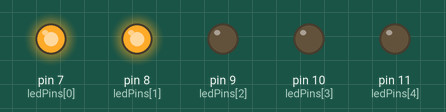
This sketch was run on a simulated Arduino Uno, built with avr-gcc and run on an emulated ATmega328P. On the bench: output pins drawn as LEDs (lit = HIGH).

Above: at 0.1 s.
Timing chart, 0 to 1.6 s (numbered marks = the images above):
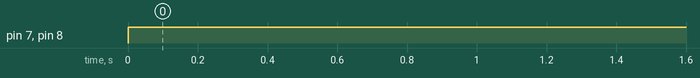

The sketch:

DeviceStateIndicator.ino
```cpp
const int ledPins[] = {7, 8, 9, 10, 11};

const int numberOfPins =sizeof(ledPins) / sizeof(ledPins[0]);


enum class NodeState : uint8_t {
  STATE_BOOTING = 0,
  STATE_READY = 1,
  STATE_CLEAR = 2,
  STATE_CAUTION = 3,
  STATE_OBJECT_NEAR = 4,
  STATE_SENSOR_ERROR = 5,
  STATE_NETWORK_ERROR = 6,
  STATE_OFFLINE = 7,
};

void displayState(NodeState state) {
  uint8_t code = static_cast<uint8_t>(state);
  for (int bit = 0; bit < numberOfPins; bit++) {
    bool bitStatus = bitRead(code, bit);

    digitalWrite(ledPins[bit], bitStatus);
  }
}


void setup() {
  // put your setup code here, to run once:
  for (int i = 0; i < numberOfPins; i++) {
    pinMode(ledPins[i], OUTPUT);
  }

}

void loop() {
  // put your main code here, to run repeatedly:
  NodeState obj = NodeState::STATE_CAUTION;

  displayState(obj);

}
```

Measured:
- by itself, pin 7 (ledPins[0]), pin 8 (ledPins[1]): LOW → HIGH at 0.00 s
